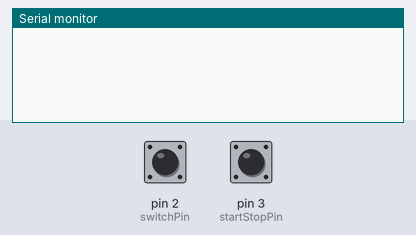
The sketch below on a simulated Arduino Uno, built with avr-gcc and run on an emulated ATmega328P. Parts: the last lines printed to the serial monitor. The inputs (shaded band) are chosen by the test bench; at power-on: pin 2 (switchPin) HIGH, pin 3 (startStopPin) HIGH.

Above: at 1.2 s.
1.3 s: pin 2 (switchPin) pulled LOW for 0.15 s
At 2.8 s:
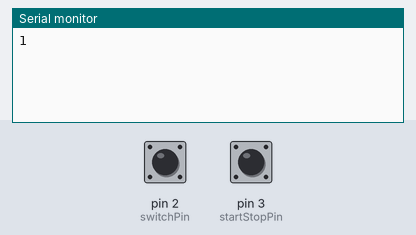
3.1 s: pin 3 (startStopPin) pulled LOW for 0.15 s
At 4.7 s:
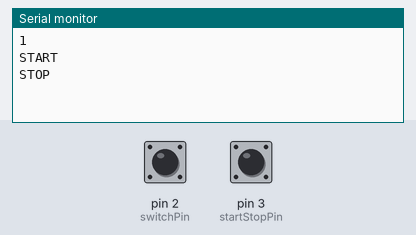

Measured:
- after the input at 1.3 s, the serial monitor: prints a new line after 0.30 s (image 1)
- after the input at 3.1 s, the serial monitor: prints a new line at once (image 2)

The sketch:

arduino_q_dial.ino
```cpp
const int switchPin = 2;
const int startStopPin = 3;

volatile int pulseCount = 0;
volatile unsigned long lastPulseTime = 0;

int lastStartStopState = HIGH;
unsigned long lastDebounceTime = 0;
const unsigned long debounceDelay = 50;

void setup() {
  pinMode(switchPin, INPUT_PULLUP);
  pinMode(startStopPin, INPUT_PULLUP);

  attachInterrupt(digitalPinToInterrupt(switchPin), countPulse, FALLING);

  Serial.begin(9600);

  lastStartStopState = digitalRead(startStopPin);
}

void loop() {
  unsigned long now = millis();

  // Check START / STOP switch on pin 3
  int currentStartStopState = digitalRead(startStopPin);

  if (currentStartStopState != lastStartStopState && (now - lastDebounceTime > debounceDelay)) {
    lastDebounceTime = now;

    if (currentStartStopState == LOW) {
      Serial.println("START");
    } else {
      Serial.println("STOP");
    }

    lastStartStopState = currentStartStopState;
  }

  // Check pulse digit from pin 2
  if (pulseCount > 0 && (now - lastPulseTime > 300)) {
    int digit = (pulseCount == 10) ? 0 : pulseCount;

    Serial.println(digit);

    pulseCount = 0;
  }
}

void countPulse() {
  unsigned long now = millis();

  if (now - lastPulseTime > 40) {
    pulseCount++;
    lastPulseTime = now;
  }
}
```
